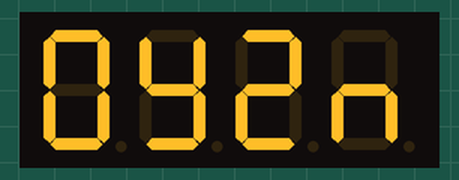
A sketch run on a simulated Arduino Uno, built with avr-gcc and run on an emulated ATmega328P. Parts: 4-digit seven-segment display.

Above: at 0.1 s.
At 2.6 s:
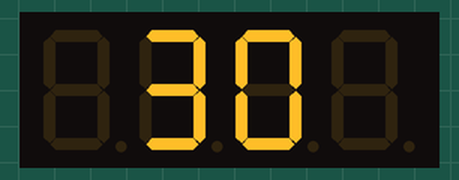
At 4.6 s:
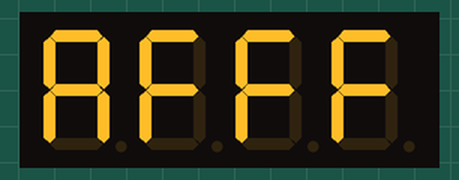
At 5.7 s:
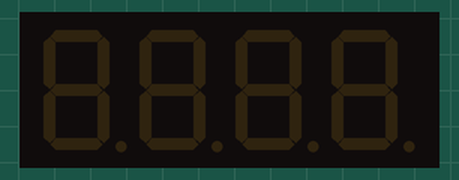

Measured:
- by itself, everything shown: repeats every 6.6 s, in 6 steps
- what the display in image 1 shows lasts 1.0 s, from 2.6 s to 3.6 s

The sketch:

TM1637.ino
```cpp
#include <TM1637Display.h> //libary
// Module connection pins (Digital Pins)
#define CLK 2
#define DIO 3
//define the data
const uint8_t SEG_DONE[] = {
  SEG_A | SEG_B | SEG_C | SEG_D | SEG_E | SEG_F ,           // 0
  SEG_B | SEG_C | SEG_D | SEG_F | SEG_G,                   // Y
  SEG_A | SEG_B | SEG_D | SEG_E | SEG_G,           // z
  SEG_C | SEG_E | SEG_G                                    // n

  };
  TM1637Display display(CLK, DIO);//object from libary tm1637display

void setup() {
 display.setBrightness(7);// 0-7 display light
}

void loop() {
  // put your main code here, to run repeatedly:
display.setSegments(SEG_DONE);
delay(1500);// in milliseconds
display.clear();
delay(1000);
display.showNumberDec(30, false,2,1); // Expect: _301 example an number
  delay(1000);
  display.clear();
delay(1000);
display.showNumberHexEx(0xafff);          // Expect: __2C example an hexa digit
  delay(1000);

  display.clear();
 delay(1000);
}
```
